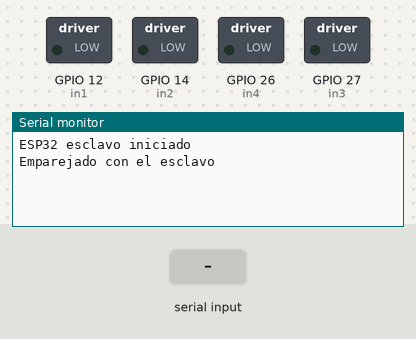
The program below on a simulated ESP32. On the bench: switched loads named in the program (green lamp = pin HIGH), the last lines printed to the serial monitor. The test bench sets the inputs (shaded band). Nothing arrives over Bluetooth unless stated.

Above: at 1.2 s.
1.3 s: "B" received over the second serial link
At 1.8 s:
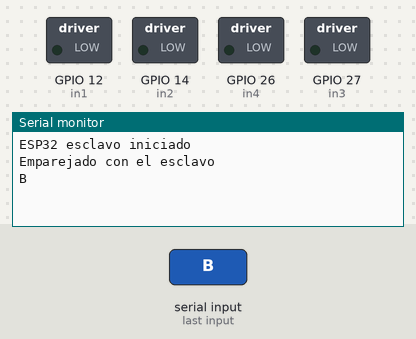
2.8 s: "F" received over the second serial link
At 4.0 s:
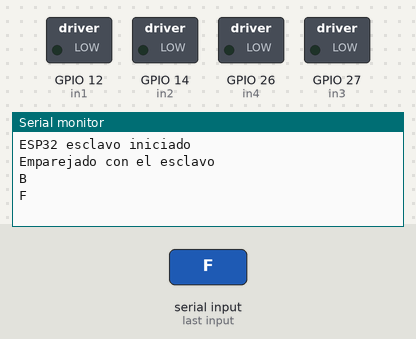
4.3 s: "L" received over the second serial link
At 5.3 s:
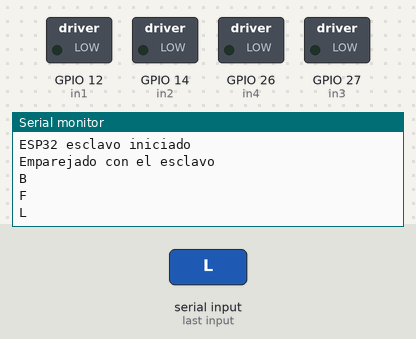

Measured:
- after the input at 1.3 s, the serial monitor: prints a new line at once (image 1)
- after the input at 2.8 s, the serial monitor: prints a new line at once (image 2)
- after the input at 4.3 s, the serial monitor: prints a new line at once (image 3)

The program:

main.cpp
```cpp
#include <Arduino.h>

SemaphoreHandle_t mutex;

#include <BluetoothSerial.h>
bool emparejado = false;
BluetoothSerial SerialBT;

#include <freertos/FreeRTOS.h>
#include <freertos/task.h>

// Variable para recibir y alamacenar datos
char received;

// Pines del control de puente H
int in1 = 12 ;
int in2 = 14 ;
int in3 = 27 ;
int in4 = 26 ;

// Parametros del control de velocidad
int resolution = 16;
int vel = 0;

void connect_successful(){// Esta función solo es para el debbuging
  while (!emparejado)
  {
    if (!SerialBT.connected())
    {
      Serial.println("Esperando emparejamiento...");
      delay(1000);
    }
    else
    {
      Serial.println("Emparejado con el esclavo");
      emparejado = true;
    }
  }
}

void TaskBluetooth(void *pvParameters) {
  (void) pvParameters;

  SerialBT.begin("ESP32_Esclavo");  // Nombre del dispositivo Bluetooth del esclavo
  Serial.println("ESP32 esclavo iniciado");

  while (1) {

    connect_successful();

    if (SerialBT.available()){
      xSemaphoreTake(mutex, portMAX_DELAY);
      received = SerialBT.read();
      xSemaphoreGive(mutex);
      Serial.println(received);
    }

    vTaskDelay(pdMS_TO_TICKS(1));
  }

}

void TaskMotorControl(void *pvParameters) {
  (void) pvParameters;

  // Asiganción de pines como salidas
  pinMode(in1, OUTPUT);
  pinMode(in2, OUTPUT);
  pinMode(in3, OUTPUT);
  pinMode(in4, OUTPUT);

  // Configurar la resolución del PWM
  ledcSetup(0, 1000, resolution);  // Canal 0, frecuencia de 5 kHz
  ledcSetup(1, 1000, resolution);  // Canal 1, frecuencia de 5 kHz
  ledcSetup(2, 1000, resolution);  // Canal 2, frecuencia de 5 kHz
  ledcSetup(3, 1000, resolution);  // Canal 3, frecuencia de 5 kHz

  // Asigancion de canales
  ledcAttachPin(in1, 0);
  ledcAttachPin(in2, 1);
  ledcAttachPin(in3, 2);
  ledcAttachPin(in4, 3);

  char localReceived;

  while (1) {

    xSemaphoreTake(mutex, portMAX_DELAY);
    localReceived = received;
    xSemaphoreGive(mutex);

    switch (localReceived){

      case 'B':
      ledcWrite(0, vel);
      ledcWrite(1, 0);
      ledcWrite(2, vel);
      ledcWrite(3, 0);
      break;

      case 'F':
      ledcWrite(0, 0);
      ledcWrite(1, vel);
      ledcWrite(2, 0);
      ledcWrite(3, vel);
      break;

      case 'L':
      ledcWrite(0, 0);
      ledcWrite(1, 0);
      ledcWrite(2, 0);
      ledcWrite(3, vel);
      break;

      case 'R':
      ledcWrite(0, 0);
      ledcWrite(1, vel);
      ledcWrite(2, 0);
      ledcWrite(3, 0);
      break;

      case 'S':
      ledcWrite(0, 0);
      ledcWrite(1, 0);
      ledcWrite(2, 0);
      ledcWrite(3, 0);
      break;

      case '0':
      vel = 0;
      break;

      case '1':
      vel = 6554;
      break;

      case '2':
      vel = 13107;
      break;

      case '3':
      vel = 19661;
      break;

      case '4':
      vel = 26214;
      break;

      case '5':
      vel = 32768;
      break;

      case '6':
      vel = 39321;
      break;

      case '7':
      vel = 45875;
      break;

      case '8':
      vel = 52428;
      break;

      case '9':
      vel = 58982;
      break;

      case 'q':
      vel = 65535;
      break;

      default:
      break;
    }

    vTaskDelay(pdMS_TO_TICKS(1));
  }
}

void setup(){

  Serial.begin(115200);

  mutex = xSemaphoreCreateMutex();

  xTaskCreatePinnedToCore(TaskBluetooth, "TaskBluetooth", 10000, NULL, 1, NULL, 0);
  xTaskCreatePinnedToCore(TaskMotorControl, "TaskMotorControl", 10000, NULL, 1, NULL, 1);

}

void loop(){

}
```
